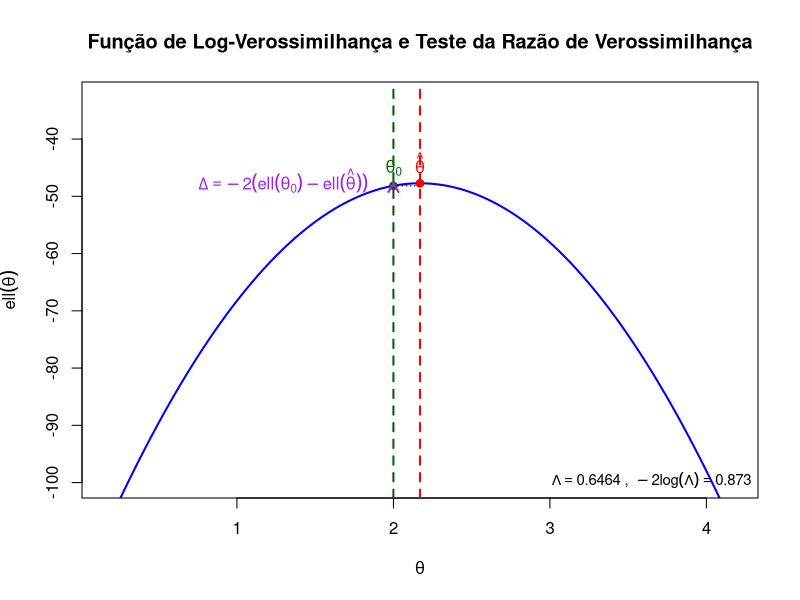

Here is the R script that generated this plot:
# ===============================================
# Teste da Razão de Verossimilhança (Exemplo Gráfico)
# ===============================================

# Gerar dados simulados de uma Normal com média verdadeira theta = 2
#set.seed(123)
n <- 30
theta_verdadeiro <- 2
x <- rnorm(n, mean = theta_verdadeiro, sd = 1)

# Estimativa de máxima verossimilhança (media amostral)
theta_hat <- mean(x)
theta_hat

# Valores de theta em torno da estimativa
theta_seq <- seq(theta_hat - 2, theta_hat + 2, length.out = 200)

# Função de log-verossimilhança para a Normal(θ, 1)
loglik <- sapply(theta_seq, function(theta) {
  sum(dnorm(x, mean = theta, sd = 1, log = TRUE))
})

# Valor de theta0 (hipótese nula)
theta0 <- 2 # valor verdadeiro

# Calcular razão de verossimilhança
Lambda <- exp(loglik[which.min(abs(theta_seq - theta0))] - max(loglik))
Lambda
LR <- -2 * log(Lambda)

# ---- Gráfico ----
plot(theta_seq, loglik, type = "l", lwd = 2, col = "blue",
     main = "Função de Log-Verossimilhança e Teste da Razão de Verossimilhança",
     xlab = expression(theta), ylab = expression(ell(theta)), ylim = c(-100,max(loglik)+15))

# Marcar pontos importantes
abline(v = theta_hat, col = "red", lwd = 2, lty = 2)
abline(v = theta0, col = "darkgreen", lwd = 2, lty = 2)
points(theta_hat, max(loglik), pch = 19, col = "red")
points(theta0, loglik[which.min(abs(theta_seq - theta0))], pch = 19, col = "darkgreen")

# Linhas auxiliares
segments(theta0, loglik[which.min(abs(theta_seq - theta0))],
         theta_hat, loglik[which.min(abs(theta_seq - theta0))],
         lty = 3)
text(theta_hat, max(loglik), labels = expression(hat(theta)), pos = 3, col = "red")
text(theta0, loglik[which.min(abs(theta_seq - theta0))], labels = expression(theta[0]), pos = 3, col = "darkgreen")

# Adicionar diferença da log-verossimilhança
arrows(theta0, loglik[which.min(abs(theta_seq - theta0))],
       theta0, max(loglik),
       length = 0.1, col = "purple", lwd = 2)
text(theta0 - 0.1, mean(c(loglik[which.min(abs(theta_seq - theta0))], max(loglik))),
     expression(Delta == -2*(ell(theta[0]) - ell(hat(theta)))), col = "purple", pos = 2)

# Mostrar valor de LR
legend("bottomright",
       legend = bquote(Lambda == .(round(Lambda, 4)) ~ ", " ~ -2*log(Lambda) == .(round(LR, 3))),
       bty = "n", cex = 0.9)
